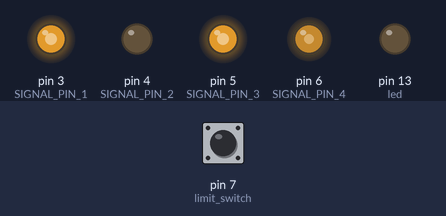
The sketch below on a simulated Arduino Uno, built with avr-gcc and run on an emulated ATmega328P. Parts: output pins drawn as LEDs (lit = HIGH). The test bench sets the inputs (shaded band); at power-on: pin 7 (limit_switch) HIGH. The ROS host is connected and sends only what is stated.

Above: at 1.2 s.
1.3 s: pin 7 (limit_switch) pulled LOW for 0.15 s
At 1.37 s:
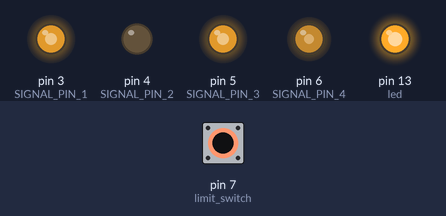
2.9 s: pin 7 (limit_switch) pulled LOW for 3.2 s
At 7.1 s:
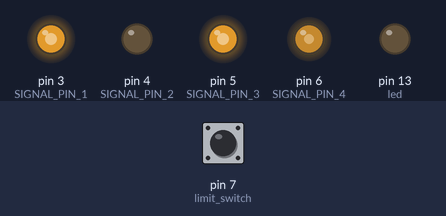
Timing chart, 0 to 8.6 s (numbered marks = the images above; inputs shaded):
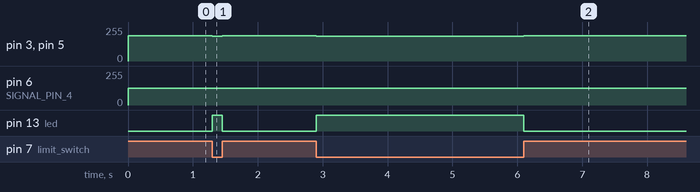

Measured:
- after the input at 1.3 s, pin 3 (SIGNAL_PIN_1), pin 5 (SIGNAL_PIN_3): 190/255 → 187/255 at once, → 190/255 0.15 s later; pin 6 (SIGNAL_PIN_4): 127/255 → 125/255 at once, → 127/255 0.15 s later; pin 13 (led): LOW → HIGH at once, → LOW 0.15 s later
- after the input at 2.9 s, pin 3 (SIGNAL_PIN_1), pin 5 (SIGNAL_PIN_3): 190/255 → 187/255 at once, → 190/255 3.2 s later; pin 6 (SIGNAL_PIN_4): 127/255 → 125/255 at once, → 127/255 3.2 s later; pin 13 (led): LOW → HIGH at once, → LOW 3.2 s later

The sketch:

clamp_switch.ino
```cpp
/* Pin layout
 *  Arduino ---> Clamp control
 *  Red ---> GND
 *  White ---> 5V
 *  Black ---> Signal 1
 *  Green ---> Signal 2
 *
 *  Limit switch ---> Arduino
 *  COM ---> 5V
 *  NC ---> R-7, GND
 *
 *  FSR ---> Arduino
 *  FSR_R ---> 5V
 *  FSR_L ---> R-GND,A0
 *
 *  Stretch sensor ---> Arduino
 *  SS_r ---> 5V
 *  SS_l ---> 10k R -- GND, A1
 */

#include <ros.h>
#include <std_msgs/Bool.h>
#include <std_msgs/Float32.h>
#include <std_msgs/Int16.h>

std_msgs::Int16 force_msg;
std_msgs::Bool switch_msg;
// std_msgs::Float32 stretch_msg;

void switchCallback(const std_msgs::Bool&);
void clampmovementCallback(const std_msgs::Float32&);
void clampgraspCallback(const std_msgs::Float32&);

// Limit switch
int limit_switch = 7;
const int led = 13;
bool switch_status;

//FSR
int fsrPin = 0;
int fsrReading;

// Stretch sensor
int stretch_sensor_pin = 1;

// Clamp switch
const int SIGNAL_PIN_1 = 3;
const int SIGNAL_PIN_2 = 4;

const int SIGNAL_PIN_3 = 5;
const int SIGNAL_PIN_4 = 6;

const int PWM_MIN_1 = 120;
const int PWM_MIDDLE_1 = 190;
const int PWM_MAX_1 = 255;

const int PWM_MIN_2 = 80;
const int PWM_MIDDLE_2 = 127;
const int PWM_MAX_2 = 170;

bool clamp_switch;
float clamp_movement;
float clamp_grasp;


// ROS
ros::NodeHandle nh;

// Limit switch
ros::Publisher limit_switch_pub("switch_status", &switch_msg);

// FSR
// ros::Publisher force_pub("force", &force_msg);

// Stretch sensor
// ros::Publisher stretch_sensor_pub("stretch_length", &stretch_msg);

//ros::Publisher pwm_signal_pub("pwm_signal", &pwm_msg);

// Clamp switch
ros::Subscriber<std_msgs::Bool> clamp_switch_sub("clamp_switch_node/clamp_switch", &switchCallback);
ros::Subscriber<std_msgs::Float32> clamp_movement_sub("clamp_switch_node/clamp_movement", &clampmovementCallback);
ros::Subscriber<std_msgs::Float32> clamp_grasp_sub("clamp_switch_node/clamp_grasp", &clampgraspCallback);
//
void setup()
{
  Serial.begin(9600);
  nh.initNode();


  // Limit switch
  pinMode(limit_switch, INPUT);
  pinMode(led, OUTPUT);
  digitalWrite(led,HIGH);
  nh.advertise(limit_switch_pub);
  /*
  // FSR
  nh.advertise(force_pub);

  // Stretch sensor
  nh.advertise(stretch_sensor_pub);
  */

  // Clamp
  nh.subscribe(clamp_switch_sub);
  nh.subscribe(clamp_movement_sub);
  nh.subscribe(clamp_grasp_sub);

  pinMode(SIGNAL_PIN_1, OUTPUT);
  pinMode(SIGNAL_PIN_2, OUTPUT);

  analogWrite(SIGNAL_PIN_1, PWM_MIDDLE_1);
  analogWrite(SIGNAL_PIN_2, PWM_MIDDLE_2);
  analogWrite(SIGNAL_PIN_3, PWM_MIDDLE_1);
  analogWrite(SIGNAL_PIN_4, PWM_MIDDLE_2);
  // clamp_movement = 0.75;
}

void loop()
{

  // Limit switch
  if (digitalRead(limit_switch) == LOW)
  {
    digitalWrite(led, HIGH);
    switch_status = true;
  }
  else
  {
    digitalWrite(led, LOW);
    switch_status = false;
  }
  switch_msg.data = switch_status;
  limit_switch_pub.publish(&switch_msg);
  /*
  // FSR
  fsrReading = analogRead(fsrPin);
  force_msg.data = fsrReading;
  force_pub.publish(&force_msg);

  // Stretch sensor
  int value;
  int v_in = 5;
  float v_out = 0;
  float r_1 = 10;
  float r_2 = 0;
  float val;

  float buffer = 0;
  value = analogRead(stretch_sensor_pin);
  v_out = (5.0 / 1023.0) * value;
  buffer = (v_in / v_out) - 1;
  r_2 = r_1 / buffer;
  val = 1000 / r_2;
  stretch_msg.data = val;
  stretch_sensor_pub.publish( &stretch_msg );
  */

  // Clamp switch control

  if (switch_status == true)
  {
    int pwm_signal_move_1 = map(100*clamp_movement, -100, 100, PWM_MIN_1, PWM_MAX_1);
    int pwm_signal_move_2 = map(100*clamp_movement, -100, 100, PWM_MAX_2, PWM_MIN_2);

    analogWrite(SIGNAL_PIN_1, pwm_signal_move_1);
    analogWrite(SIGNAL_PIN_2, pwm_signal_move_2);
  }
  else
  {
    analogWrite(SIGNAL_PIN_1, PWM_MIDDLE_1);
    analogWrite(SIGNAL_PIN_2, PWM_MIDDLE_2);
    analogWrite(SIGNAL_PIN_3, PWM_MIDDLE_1);
    analogWrite(SIGNAL_PIN_4, PWM_MIDDLE_2);
  }

  if (switch_status == true)
  {
    int pwm_signal_grasp_1 = map(100*clamp_grasp, -100, 100, PWM_MIN_1, PWM_MAX_1);
    int pwm_signal_grasp_2 = map(100*clamp_grasp, -100, 100, PWM_MAX_2, PWM_MIN_2);

    analogWrite(SIGNAL_PIN_3, pwm_signal_grasp_1);
    analogWrite(SIGNAL_PIN_4, pwm_signal_grasp_2);
  }
  else
  {
    analogWrite(SIGNAL_PIN_1, PWM_MIDDLE_1);
    analogWrite(SIGNAL_PIN_2, PWM_MIDDLE_2);
    analogWrite(SIGNAL_PIN_3, PWM_MIDDLE_1);
    analogWrite(SIGNAL_PIN_4, PWM_MIDDLE_2);
  }


  /*
  while (clamp_movement != 0)
  {
    // Check the limit switch
    if (switch_status == true)
    {
      int pwm_signal_move_1 = map(100*clamp_movement, -100, 100, PWM_MIN, PWM_MAX);
      int pwm_signal_move_2 = map(100*clamp_movement, -100, 100, PWM_MAX, PWM_MIN);

      analogWrite(SIGNAL_PIN_1, pwm_signal_move_1);
      analogWrite(SIGNAL_PIN_2, pwm_signal_move_2);
    }
    else
    {
      analogWrite(SIGNAL_PIN_1, PWM_MIDDLE);
      analogWrite(SIGNAL_PIN_2, PWM_MIDDLE);
    }
  }


  while (clamp_grasp > 0)
  {
    // Checking for the plate position
    if (val < 80 && val > 60)
    {
      // Check for FSR value and limit switch
      if ((fsrReading < 1500 && fsrReading > 1000) || (switch_status == true))
      {
        int pwm_signal_grasp_1 = map(100*clamp_grasp, -100, 100, PWM_MIN, PWM_MAX);
        int pwm_signal_grasp_2 = map(100*clamp_grasp, -100, 100, PWM_MAX, PWM_MIN);

        analogWrite(SIGNAL_PIN_1, pwm_signal_grasp_1);
        analogWrite(SIGNAL_PIN_2, pwm_signal_grasp_2);
      }
    }
    else
    {
      analogWrite(SIGNAL_PIN_1, PWM_MIDDLE);
      analogWrite(SIGNAL_PIN_2, PWM_MIDDLE);
    }
  }


  while (clamp_grasp < 0)
  {
    // Check only for limit switch
    if (switch_status == true)
    {
      int pwm_signal_grasp_1 = map(100*clamp_grasp, -100, 100, PWM_MIN, PWM_MAX);
      int pwm_signal_grasp_2 = map(100*clamp_grasp, -100, 100, PWM_MAX, PWM_MIN);

      analogWrite(SIGNAL_PIN_1, pwm_signal_grasp_1);
      analogWrite(SIGNAL_PIN_2, pwm_signal_grasp_2);
    }
    else
    {
      analogWrite(SIGNAL_PIN_1, PWM_MIDDLE);
      analogWrite(SIGNAL_PIN_2, PWM_MIDDLE);
    }
  }
  */
  nh.spinOnce();
  delay(1);
}

// Clamp switch
void switchCallback(const std_msgs::Bool& msg)
{
  clamp_switch = msg.data;
}

// Clamp movement
void clampmovementCallback(const std_msgs::Float32& msg)
{
  clamp_movement = msg.data;
}

// Clamp grasp
void clampgraspCallback(const std_msgs::Float32& msg)
{
  clamp_grasp = msg.data;
}
```
